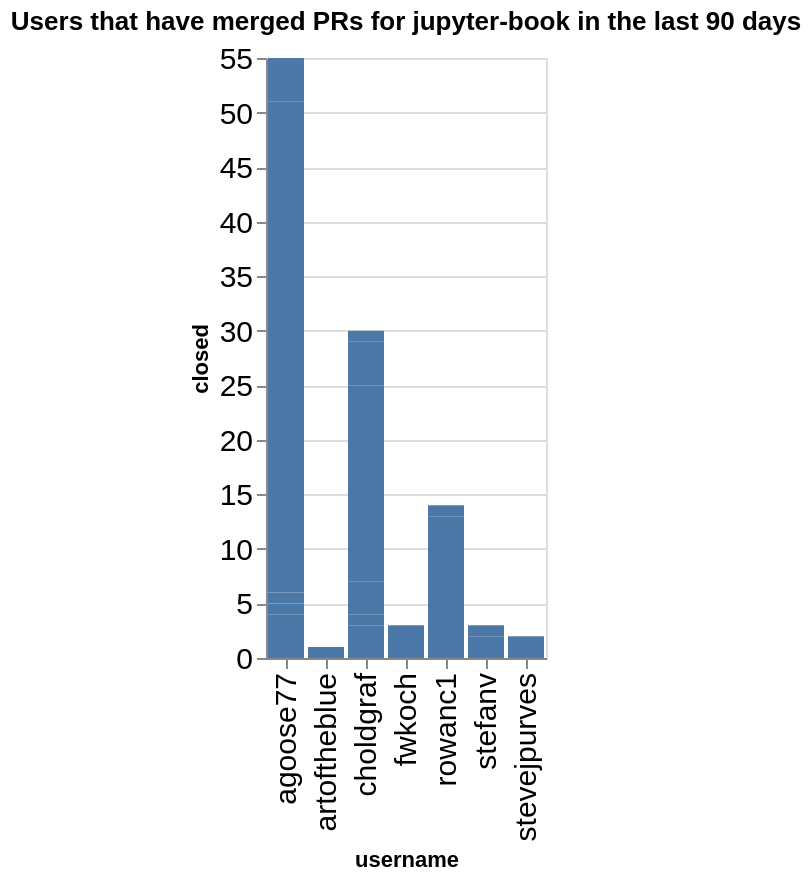

The notebook cell saved with this chart:
### Code cell
charts = []
title = f"Users that have merged PRs for {github_org} in the last {n_days} days"
ch = alt.Chart(data=closed_by_repo.replace(np.nan, 0), title=title).mark_bar().encode(
    x='username',
    y='closed',
)
ch

### Figure 1 — Vega-Lite specification as saved in the notebook (floating-point values rounded to 4 significant figures)
{"config": {"axisLeft": {"labelFontSize": 15}, "axisBottom": {"labelFontSize": 15}}, "data": {"name": "data-0bea2ca8de12a1a221bcc59ea5e4da51"}, "mark": {"type": "bar"}, "encoding": {"x": {"field": "username", "type": "nominal"}, "y": {"field": "closed", "type": "quantitative"}}, "title": "Users that have merged PRs for jupyter-book in the last 90 days", "$schema": "https://vega.github.io/schema/vega-lite/v5.20.1.json", "datasets": {"data-0bea2ca8de12a1a221bcc59ea5e4da51": [{"name": "blog", "username": "agoose77", "closed": 4}, {"name": "example-landing-pages", "username": "agoose77", "closed": 1}, {"name": "example-landing-pages", "username": "choldgraf", "closed": 1}, {"name": "jupyter-book", "username": "agoose77", "closed": 1}, {"name": "jupyter-book", "username": "choldgraf", "closed": 2}, {"name": "myst-spec", "username": "choldgraf", "closed": 1}, {"name": "myst-theme", "username": "agoose77", "closed": 16}, {"name": "myst-theme", "username": "choldgraf", "closed": 3}, {"name": "myst-theme", "username": "rowanc1", "closed": 1}, {"name": "myst-theme", "username": "stefanv", "closed": 2}, {"name": "myst-theme", "username": "stevejpurves", "closed": 1}, {"name": "mystmd", "username": "agoose77", "closed": 29}, {"name": "mystmd", "username": "artoftheblue", "closed": 1}, {"name": "mystmd", "username": "choldgraf", "closed": 16}, {"name": "mystmd", "username": "fwkoch", "closed": 3}, {"name": "mystmd", "username": "rowanc1", "closed": 12}, {"name": "mystmd", "username": "stefanv", "closed": 1}, {"name": "mystmd", "username": "stevejpurves", "closed": 1}, {"name": "mystmd.org", "username": "agoose77", "closed": 3}, {"name": "mystmd.org", "username": "choldgraf", "closed": 2}, {"name": "mystmd.org", "username": "rowanc1", "closed": 1}, {"name": "team-compass", "username": "agoose77", "closed": 1}, {"name": "team-compass", "username": "choldgraf", "closed": 4}, {"name": "thebe", "username": "choldgraf", "closed": 1}]}}
